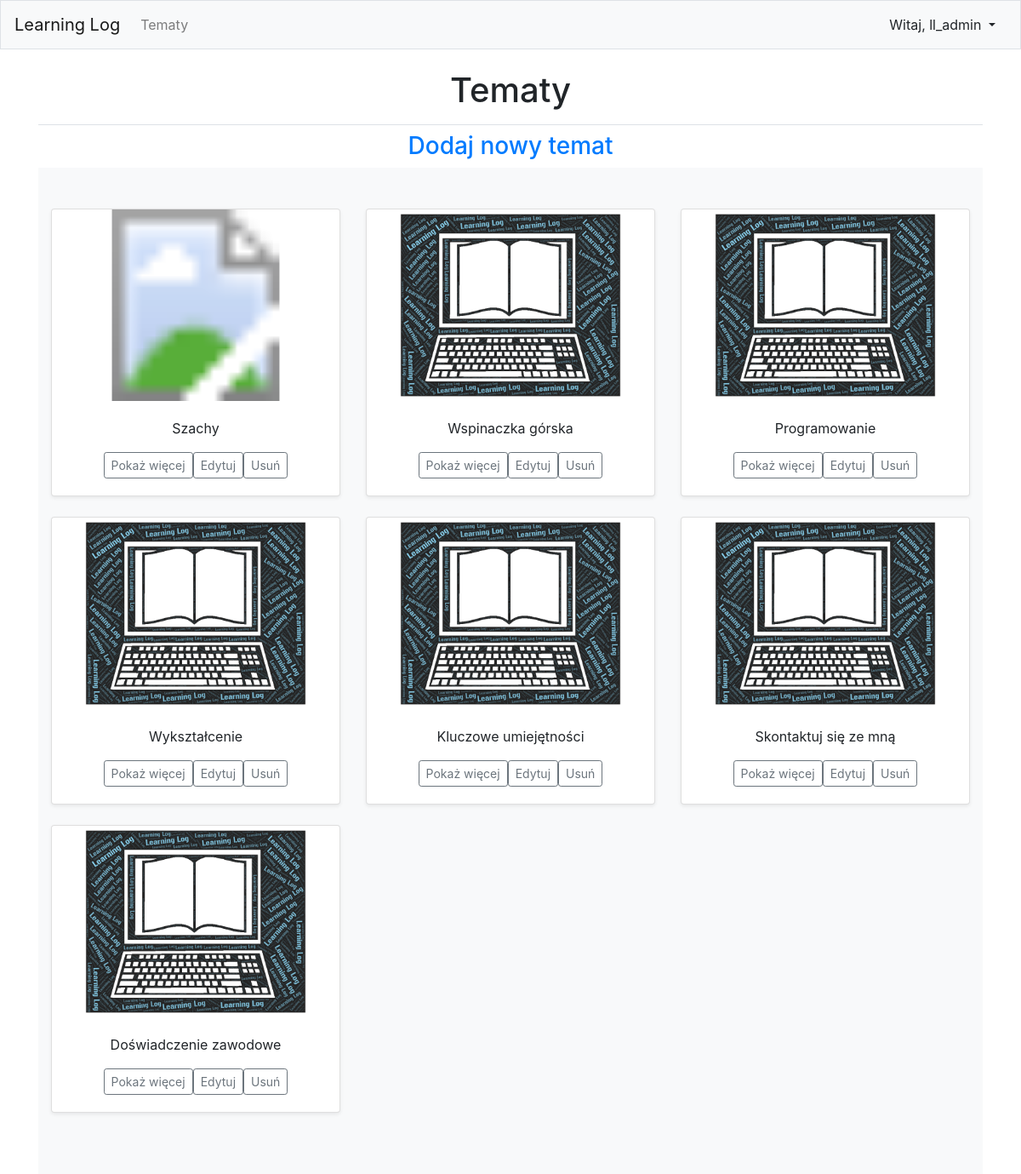
The app's page /topics/ (signed in) with its own data.
### learning_logs/models.py (models this page shows, shortened)
class Topic(models.Model):
    text = models.CharField(max_length=200)
    date_added = models.DateTimeField(auto_now_add=True)
    owner = models.ForeignKey(User, on_delete=models.CASCADE)
    header_image = models.ImageField(blank=True, null=True, upload_to="images/")
    def __str__(self):
        return self.text

### learning_logs/views.py (the view)
# urls.py: path('topics/', views.topics, name = 'topics'),
@login_required
def topics(request):
    topics = Topic.objects.order_by('date_added')
    context = {'topics' : topics}
    return render(request, 'learning_logs/topics.html', context)

### learning_logs/templates/learning_logs/topics.html (shortened to what this page needs)
{% extends 'learning_logs/base.html' %}
{% load static %}
{% block page_header %}
    <h1 style="text-align:center;"> Tematy </h1>
{% endblock page_header %}
{% block content %}
<h3 style="text-align:center"><a href =" {% url 'learning_logs:new_topic' %}" > Dodaj nowy temat</a></h3>
<div class="album py-5 bg-light">
    <div class="container">
        <div class="row row-cols-1 row-cols-sm-2 row-cols-md-3">
            {% for topic in topics %}
                <div class="col">
                    <div class="card shadow-sm">
                        <svg class="bd-placeholder-img card-img-top" width="100%" height="225">
                            <defs>
                                <clipPath id="rectView">
                                <rect width="100%" height="100%" fill="#55595c"></rect></clipPath>
                            </defs>
                            {% if topic.header_image %}
                                <image width ="100%" height="225" xlink:href="{{ topic.header_image.url }}" clip-path="url(#rectView)" >
                            {% else %}
                                <image width ="100%" height="225" xlink:href="{% static 'theblog\images\default.png' %}" clip-path="url(#rectView)" >
                            {% endif %}
                        </svg>
                        <div class="card-body">
                            <p class="card-text" style="text-align:center"> {{ topic }} </p>
                            <div class="d-flex justify-content-center">
                                <div class="btn-group">
                                    <small><button type="button" class="btn btn-sm btn-outline-secondary"
                                        onclick="location.href='{% url 'learning_logs:topic' topic.id %}'">
                                        Pokaż więcej
                                    </button></small>
                                    <small><button type="button" class="btn btn-sm btn-outline-secondary"
                                        onclick="location.href='{% url 'learning_logs:edit_topic' topic.id %}'">
                                        Edytuj
                                    </button></small>
                                    <small><button type="button" class="btn btn-sm btn-outline-secondary"
                                        onclick="location.href='{% url 'learning_logs:remove_topic' topic.id %}'">
                                        Usuń
                                    </button></small>
                                </div>
                            </div>
                        </div>
                    </div>
                </div>
            {% empty %}
                <h3> Nie został jeszcze dodany żaden temat.</h3>
            {% endfor %}
        </div>
    </div>
</div>
{% endblock content %}

### learning_logs/templates/learning_logs/base.html (shortened to what this page needs)
{% load bootstrap4 %}
<!doctype html>
<html lang="pl">
    <head>
        {% bootstrap_css %}
    </head>
    <body>
        <nav class="navbar navbar-expand-md navbar-light bg-light mb-4 border">
            <a class="navbar-brand" href ="{% url 'learning_logs:index'%}" >
                Learning Log</a>
        <div class="collapse navbar-collapse" id="navbarCollapse">
            <ul class="navbar-nav mr-auto">
                <li class="nav-item">
                    <a class="nav-link" href="{% url 'learning_logs:topics' %}">
                        Tematy</a></li>
            </ul>
            <ul class="navbar-nav ml-auto">
                {% if user.is_authenticated %}
                    <div class="btn-group">
                        <button type="button" class="btn btn-light dropdown-toggle" data-toggle="dropdown" aria-haspopup="true" aria-expanded="false">
                            Witaj, {{ user.username }}
                        </button>
                    </div>
                {% endif %}
            </ul>
        </div>
    </nav>
    <main role="main" class="container">
        <div class="pb-2 mb-2 border-bottom">
            {% block page_header %} {% endblock page_header %}
        </div>
        <div>
            {% block content %} {% endblock content %}
        </div>
    </main>
</body>
</html>

### records on screen
Topic: text "Szachy"
Topic: text "Wspinaczka górska"
Topic: text "Programowanie"
Topic: text "Wykształcenie"
Topic: text "Kluczowe umiejętności"
Topic: text "Skontaktuj się ze mną"
Topic: text "Doświadczenie zawodowe"

### other values on screen
{{ user.username }} "ll_admin"
